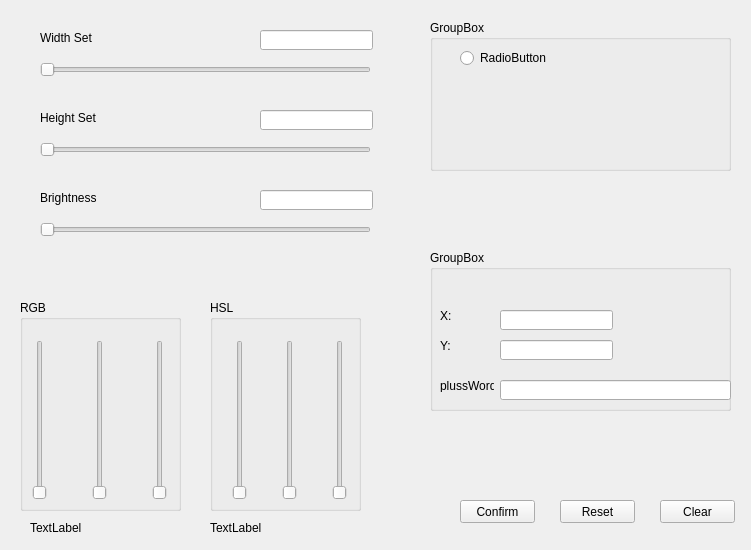
<?xml version="1.0" encoding="UTF-8"?>
<ui version="4.0">
 <class>ScalerForm</class>
 <widget class="QWidget" name="ScalerForm">
  <property name="geometry">
   <rect>
    <x>0</x>
    <y>0</y>
    <width>751</width>
    <height>550</height>
   </rect>
  </property>
  <property name="windowTitle">
   <string>Form</string>
  </property>
  <widget class="QLabel" name="label_WidthSet">
   <property name="geometry">
    <rect>
     <x>40</x>
     <y>30</y>
     <width>111</width>
     <height>16</height>
    </rect>
   </property>
   <property name="text">
    <string>Width Set</string>
   </property>
  </widget>
  <widget class="QLabel" name="label_HeightSet">
   <property name="geometry">
    <rect>
     <x>40</x>
     <y>110</y>
     <width>91</width>
     <height>16</height>
    </rect>
   </property>
   <property name="text">
    <string>Height Set</string>
   </property>
  </widget>
  <widget class="QLineEdit" name="lineEditWidthSet">
   <property name="geometry">
    <rect>
     <x>260</x>
     <y>30</y>
     <width>113</width>
     <height>20</height>
    </rect>
   </property>
  </widget>
  <widget class="QLineEdit" name="lineEditHeightSet">
   <property name="geometry">
    <rect>
     <x>260</x>
     <y>110</y>
     <width>113</width>
     <height>20</height>
    </rect>
   </property>
  </widget>
  <widget class="QPushButton" name="pushButtonConfirm">
   <property name="geometry">
    <rect>
     <x>460</x>
     <y>500</y>
     <width>75</width>
     <height>23</height>
    </rect>
   </property>
   <property name="text">
    <string>Confirm</string>
   </property>
  </widget>
  <widget class="QPushButton" name="pushButtonReset">
   <property name="geometry">
    <rect>
     <x>560</x>
     <y>500</y>
     <width>75</width>
     <height>23</height>
    </rect>
   </property>
   <property name="text">
    <string>Reset</string>
   </property>
  </widget>
  <widget class="QSlider" name="horizontalSliderWidth">
   <property name="geometry">
    <rect>
     <x>40</x>
     <y>60</y>
     <width>331</width>
     <height>20</height>
    </rect>
   </property>
   <property name="orientation">
    <enum>Qt::Horizontal</enum>
   </property>
  </widget>
  <widget class="QSlider" name="horizontalSliderHeight">
   <property name="geometry">
    <rect>
     <x>40</x>
     <y>140</y>
     <width>331</width>
     <height>19</height>
    </rect>
   </property>
   <property name="orientation">
    <enum>Qt::Horizontal</enum>
   </property>
  </widget>
  <widget class="QPushButton" name="pushButtonClear">
   <property name="geometry">
    <rect>
     <x>660</x>
     <y>500</y>
     <width>75</width>
     <height>23</height>
    </rect>
   </property>
   <property name="text">
    <string>Clear</string>
   </property>
  </widget>
  <widget class="QSlider" name="horizontalSliderBright">
   <property name="geometry">
    <rect>
     <x>40</x>
     <y>220</y>
     <width>331</width>
     <height>19</height>
    </rect>
   </property>
   <property name="orientation">
    <enum>Qt::Horizontal</enum>
   </property>
  </widget>
  <widget class="QLabel" name="label_Brightness">
   <property name="geometry">
    <rect>
     <x>40</x>
     <y>190</y>
     <width>71</width>
     <height>16</height>
    </rect>
   </property>
   <property name="text">
    <string>Brightness</string>
   </property>
  </widget>
  <widget class="QLineEdit" name="lineEditBrightness">
   <property name="geometry">
    <rect>
     <x>260</x>
     <y>190</y>
     <width>113</width>
     <height>20</height>
    </rect>
   </property>
  </widget>
  <widget class="QGroupBox" name="groupBoxRGB">
   <property name="geometry">
    <rect>
     <x>20</x>
     <y>300</y>
     <width>161</width>
     <height>211</height>
    </rect>
   </property>
   <property name="title">
    <string>RGB</string>
   </property>
   <widget class="QSlider" name="verticalSliderR">
    <property name="geometry">
     <rect>
      <x>10</x>
      <y>40</y>
      <width>19</width>
      <height>160</height>
     </rect>
    </property>
    <property name="orientation">
     <enum>Qt::Vertical</enum>
    </property>
   </widget>
   <widget class="QSlider" name="verticalSliderG">
    <property name="geometry">
     <rect>
      <x>70</x>
      <y>40</y>
      <width>19</width>
      <height>160</height>
     </rect>
    </property>
    <property name="orientation">
     <enum>Qt::Vertical</enum>
    </property>
   </widget>
   <widget class="QSlider" name="verticalSliderB">
    <property name="geometry">
     <rect>
      <x>130</x>
      <y>40</y>
      <width>19</width>
      <height>160</height>
     </rect>
    </property>
    <property name="orientation">
     <enum>Qt::Vertical</enum>
    </property>
   </widget>
  </widget>
  <widget class="QGroupBox" name="groupBoxHSL">
   <property name="geometry">
    <rect>
     <x>210</x>
     <y>300</y>
     <width>151</width>
     <height>211</height>
    </rect>
   </property>
   <property name="title">
    <string>HSL</string>
   </property>
   <widget class="QSlider" name="verticalSliderH">
    <property name="geometry">
     <rect>
      <x>20</x>
      <y>40</y>
      <width>19</width>
      <height>160</height>
     </rect>
    </property>
    <property name="orientation">
     <enum>Qt::Vertical</enum>
    </property>
   </widget>
   <widget class="QSlider" name="verticalSliderS">
    <property name="geometry">
     <rect>
      <x>70</x>
      <y>40</y>
      <width>19</width>
      <height>160</height>
     </rect>
    </property>
    <property name="orientation">
     <enum>Qt::Vertical</enum>
    </property>
   </widget>
   <widget class="QSlider" name="verticalSliderL">
    <property name="geometry">
     <rect>
      <x>120</x>
      <y>40</y>
      <width>19</width>
      <height>160</height>
     </rect>
    </property>
    <property name="orientation">
     <enum>Qt::Vertical</enum>
    </property>
   </widget>
  </widget>
  <widget class="QGroupBox" name="groupBoxFunc">
   <property name="geometry">
    <rect>
     <x>430</x>
     <y>20</y>
     <width>301</width>
     <height>151</height>
    </rect>
   </property>
   <property name="title">
    <string>GroupBox</string>
   </property>
   <widget class="QRadioButton" name="radioButtonSharp">
    <property name="geometry">
     <rect>
      <x>30</x>
      <y>30</y>
      <width>89</width>
      <height>16</height>
     </rect>
    </property>
    <property name="text">
     <string>RadioButton</string>
    </property>
   </widget>
  </widget>
  <widget class="QGroupBox" name="groupBoxOSD">
   <property name="geometry">
    <rect>
     <x>430</x>
     <y>250</y>
     <width>301</width>
     <height>161</height>
    </rect>
   </property>
   <property name="title">
    <string>GroupBox</string>
   </property>
   <widget class="QLineEdit" name="lineEditOSDWord">
    <property name="geometry">
     <rect>
      <x>70</x>
      <y>130</y>
      <width>231</width>
      <height>20</height>
     </rect>
    </property>
   </widget>
   <widget class="QLabel" name="labelOSDWord">
    <property name="geometry">
     <rect>
      <x>10</x>
      <y>130</y>
      <width>54</width>
      <height>12</height>
     </rect>
    </property>
    <property name="text">
     <string>plussWord</string>
    </property>
   </widget>
   <widget class="QLineEdit" name="lineEditOSDY">
    <property name="geometry">
     <rect>
      <x>70</x>
      <y>90</y>
      <width>113</width>
      <height>20</height>
     </rect>
    </property>
   </widget>
   <widget class="QLineEdit" name="lineEditOSDX">
    <property name="geometry">
     <rect>
      <x>70</x>
      <y>60</y>
      <width>113</width>
      <height>20</height>
     </rect>
    </property>
   </widget>
   <widget class="QLabel" name="labelOSDX">
    <property name="geometry">
     <rect>
      <x>10</x>
      <y>60</y>
      <width>54</width>
      <height>12</height>
     </rect>
    </property>
    <property name="text">
     <string>X:</string>
    </property>
   </widget>
   <widget class="QLabel" name="labelOSDY">
    <property name="geometry">
     <rect>
      <x>10</x>
      <y>90</y>
      <width>54</width>
      <height>12</height>
     </rect>
    </property>
    <property name="text">
     <string>Y:</string>
    </property>
   </widget>
  </widget>
  <widget class="QLabel" name="labelRGB">
   <property name="geometry">
    <rect>
     <x>30</x>
     <y>520</y>
     <width>141</width>
     <height>16</height>
    </rect>
   </property>
   <property name="text">
    <string>TextLabel</string>
   </property>
  </widget>
  <widget class="QLabel" name="labeHSL">
   <property name="geometry">
    <rect>
     <x>210</x>
     <y>520</y>
     <width>141</width>
     <height>16</height>
    </rect>
   </property>
   <property name="text">
    <string>TextLabel</string>
   </property>
  </widget>
 </widget>
 <resources/>
 <connections/>
</ui>
